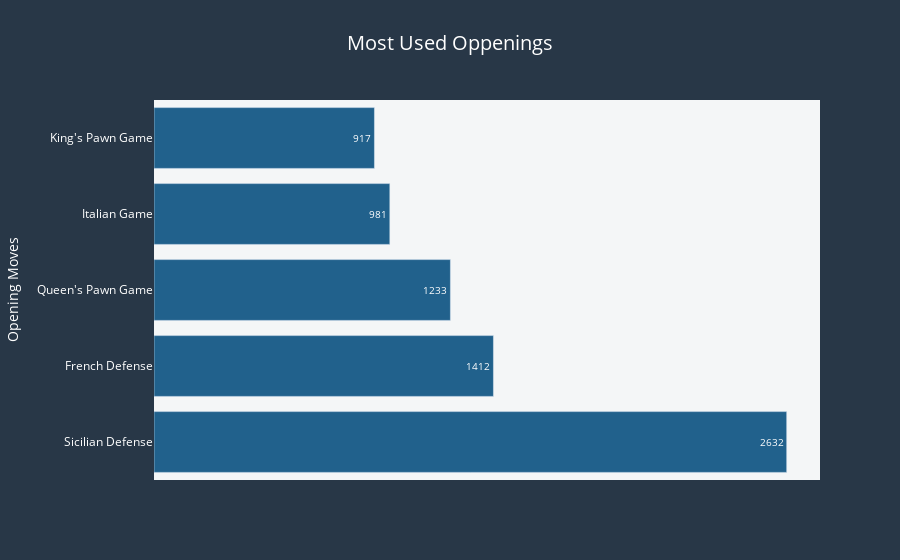

Notebook cell for this chart:
### Code cell
fig=px.bar(y=opening.index,x=opening.values,
           title="most used Oppenings".title(),
            color_discrete_sequence=["#21618C"],
           labels={"x":"Count ","y":"Move "},
           text=opening.values
      )
fig.update_layout(
title_font_color="#fff",paper_bgcolor="#283747",title_font_size=20,title_x=.5,font_color="#bbb",
    plot_bgcolor="#F4F6F7",legend_title_font_size=17,legend_title_font_color="#fff",
    legend_title_text="Game winner")
fig.update_yaxes(showgrid=False,visible=True,title="Opening Moves",color="#fff")
fig.update_xaxes(showgrid=False,tickfont_size=9,visible=False)
fig.update_traces(textfont_size=10,textfont_color="#fff",textposition='inside')
fig.show()

### Figure 1 — Plotly figure (JSON) as saved in the notebook; plotly's stock layout.template omitted (floating-point values rounded to 4 significant figures)
{"data": [{"alignmentgroup": "True", "hovertemplate": "Count =%{x}<br>Move =%{y}<br>text=%{text}<extra></extra>", "legendgroup": "", "marker": {"color": "#21618C", "pattern": {"shape": ""}}, "name": "", "offsetgroup": "", "orientation": "h", "showlegend": false, "text": [2632.0, 1412.0, 1233.0, 981.0, 917.0], "textfont": {"color": "#fff", "size": 10}, "textposition": "inside", "type": "bar", "x": [2632, 1412, 1233, 981, 917], "xaxis": "x", "y": ["Sicilian Defense", "French Defense", "Queen's Pawn Game", "Italian Game", "King's Pawn Game"], "yaxis": "y"}], "layout": {"barmode": "relative", "font": {"color": "#bbb"}, "legend": {"title": {"font": {"color": "#fff", "size": 17}, "text": "Game winner"}, "tracegroupgap": 0}, "paper_bgcolor": "#283747", "plot_bgcolor": "#F4F6F7", "title": {"font": {"color": "#fff", "size": 20}, "text": "Most Used Oppenings", "x": 0.5}, "xaxis": {"anchor": "y", "domain": [0.0, 1.0], "showgrid": false, "tickfont": {"size": 9}, "title": {"text": "Count "}, "visible": false}, "yaxis": {"anchor": "x", "color": "#fff", "domain": [0.0, 1.0], "showgrid": false, "title": {"text": "Opening Moves"}, "visible": true}}}
